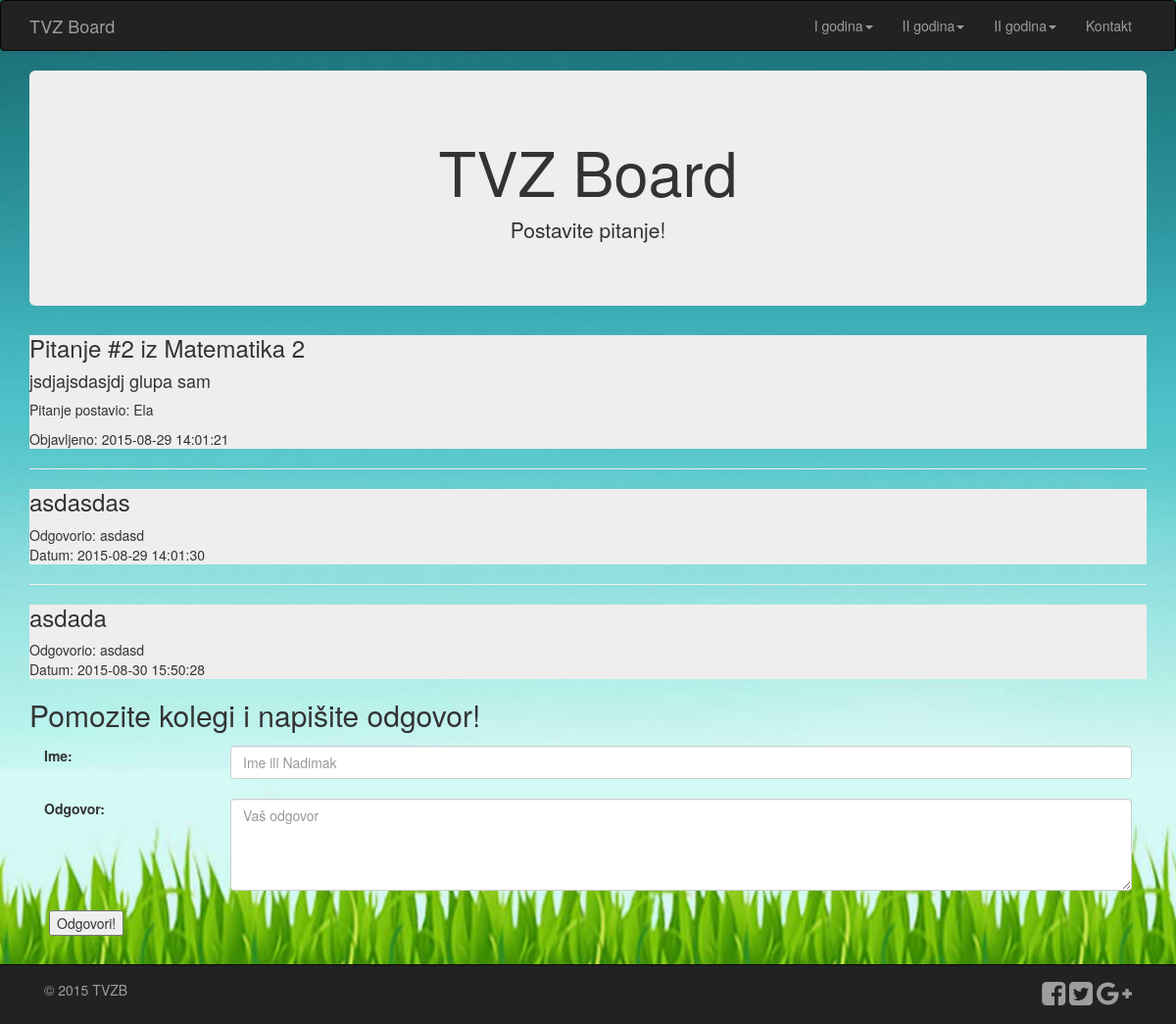
The app's page /odgovori.php?id=2 with its own data.
### tables this page shows
CREATE TABLE IF NOT EXISTS `tva` (
  `ID` int(11) NOT NULL AUTO_INCREMENT,
  `Ime` varchar(40) NOT NULL,
  `Pitanje` varchar(250) NOT NULL,
  `Kategorija` varchar(80) NOT NULL,
  `Datum` timestamp NOT NULL DEFAULT CURRENT_TIMESTAMP ON UPDATE CURRENT_TIMESTAMP,
  PRIMARY KEY (`ID`)
);

CREATE TABLE IF NOT EXISTS `tvo` (
  `ID` int(11) NOT NULL AUTO_INCREMENT,
  `Br` int(11) NOT NULL,
  `Nick` varchar(40) NOT NULL,
  `Odgovor` varchar(250) NOT NULL,
  `Datum` timestamp NOT NULL DEFAULT CURRENT_TIMESTAMP ON UPDATE CURRENT_TIMESTAMP,
  PRIMARY KEY (`ID`)
);

### odgovori.php (the view, shortened to what this page needs)
<?php
							if (isset($_GET['id'])) {
							$member = $_GET['id'];
								}
							?>
<!DOCTYPE html>
<html lang="en">
  <head>
    <link href="css/bootstrap.min.css" rel="stylesheet">
	<link href="http://maxcdn.bootstrapcdn.com/font-awesome/4.2.0/css/font-awesome.min.css" rel="stylesheet">
	<link href="css/custom.css" rel="stylesheet">
  </head>
  <body>
	<div class="navbar navbar-inverse nabvar-fixed-top" role="navigation">
		<div class="container">
			<div class="navbar-header">
				<a class="navbar-brand" href="index.php">TVZ Board</a>
			</div>
			<div class="navbar-collapse collapse">
				<ul class="nav navbar-nav navbar-right">
					<li class="dropdown">
						<a href="#" class="dropdown-toggle" data-toggle="dropdown">I godina<b class="caret"></b></a>
					</li>
					<li class="dropdown">
						<a href="#" class="dropdown-toggle" data-toggle="dropdown">II godina<b class="caret"></b></a>
					</li>
					<li class="dropdown">
						<a href="#" class="dropdown-toggle" data-toggle="dropdown">II godina<b class="caret"></b></a>
					</li>
					<li><a href="#contact" data-toggle="modal">Kontakt</a></li>
				</ul>
			</div>
		</div>
	</div>
	<div class="container">
		<div class="jumbotron text-center">
			<h1>TVZ Board</h1>
			<p>Postavite pitanje!</p>
		</div>
				  <?php
				include 'includes/connection.php';
						$sql = "SELECT * FROM tva WHERE ID = '$member'";
						$result = mysqli_query($conn, $sql);
						while($person = mysqli_fetch_array($result, MYSQL_ASSOC))
						{
							echo '<div style="background-color: #eeeeee;" class=".col-xs-12 .col-md-8">';
							echo "<h3>" . "Pitanje #" . $person['ID'] . " iz " . $person['Kategorija'] . "</h3>";
							echo "<h4>" . $person['Pitanje'] . "</h4>";
							echo "<p>" . "Pitanje postavio: " .  $person['Ime'] . "</p>";
							echo "<p>" . "Objavljeno: " . $person['Datum'] . "</p>";
							echo '</div>';
						}
				?>
				  <?php
					include 'includes/connection.php';
					$konacno = $_SESSION['ajdi'];
					$sql = "SELECT * FROM `tvo` WHERE Br = '$konacno'";
					$result = mysqli_query($conn, $sql);
					$osoba = mysqli_fetch_array($result, MYSQL_ASSOC);
					$brodg = mysqli_num_rows($result);
					if($brodg == 0)
					{
						echo '<div class="alert alert-danger" role="alert">Trenutno nema odgovora :(</div>';
						}else{
						echo "<hr>";
						echo '<div style="background-color: #eeeeee;" class=".col-xs-12 .col-md-8">';
						echo "<h3>" .  $osoba['Odgovor'] . "</h3>";
						echo "<p>" . "Odgovorio: " . $osoba['Nick'] . "<br/>" . "Datum: " . $osoba['Datum'];
						echo '</div>';
					}
					while($osoba = mysqli_fetch_array($result))
					{
						echo "<hr>";
						echo '<div style="background-color: #eeeeee;" class=".col-xs-12 .col-md-8">';
						echo "<h3>" .  $osoba['Odgovor'] . "</h3>";
						echo "<p>" . "Odgovorio: " . $osoba['Nick'] . "<br/>" . "Datum: " . $osoba['Datum'];
						echo '</div>';
					}
				?>
			<div class=".col-xs-6 .col-md-4">
			<div class="odg">
				<h2>Pomozite kolegi i napišite odgovor!</h2>
				<form action="odgovor.php" method="POST">
					<div class="form-group">
						<label for="Nick" class="col-sm-2 control-label">Ime:</label>
							<div class="col-sm-10">
								<input type="text" class="form-control" id="Nick" name="Nick" required placeholder="Ime ili Nadimak">
							<br /></div>
					</div>
					<div class="form-group">
									<label for="Odgovor" class="col-sm-2 control-label">Odgovor:</label>
									<div class="col-sm-10">
										<textarea class="form-control" id="Odgovor" name="Odgovor" rows="4" placeholder="Vaš odgovor" required></textarea>
									<br /></div>
								</div>
								<input type="submit" id="submit" name="submit" value="Odgovori!" />
								<br>
								</form>
								<br />
					</div>
			</div>
	</div>
	<div class="navbar navbar-inverse navbar-fixed-bottom" role="navigation">
		<div class="container">
			<div class="navbar-text pull-left">
				<p>&copy 2015 TVZB</p>
			</div>
			<div class="navbar-text pull-right">
				<a href="#"><i class="fa fa-facebook-square fa-2x"></i></a>
				<a href="#"><i class="fa fa-twitter-square fa-2x"></i></a>
				<a href="#"><i class="fa fa-google-plus fa-2x"></i></a>
			</div>
		</div>
	</div>
  </body>
</html>

### css/custom.css (style rules this page uses)
body { background: url('../images/slika4.jpg') no-repeat center center fixed; -webkit-background-size: cover; -moz-background-size: cover; -o-background-size: cover; background-size: cover; z-index: 20; }
.navbar-text > a { color: inherit; text-decoration: none; transition: all .2s ease-in-out; }
.navbar-header > a { transition: all .2s ease-in-out; }
body { padding-bottom: 70px; }
.odg { background-image: url('../images/trava.png') no-repeat center center fixed; -webkit-background-size: cover; -moz-background-size: cover; -o-background-size: cover; background-size: cover; border-bottom-right-radius: 15px; border-top-left-radius: 15px; }
#submit { margin-left: 20px; }

### records on screen
tva: ID "2", Kategorija "Matematika 2", Pitanje "jsdjajsdasjdj glupa sam", Ime "Ela", Datum "2015-08-29 14:01:21"
tvo: Odgovor "asdasdas", Nick "asdasd", Datum "2015-08-29 14:01:30"
tvo: Odgovor "asdada", Nick "asdasd", Datum "2015-08-30 15:50:28"
